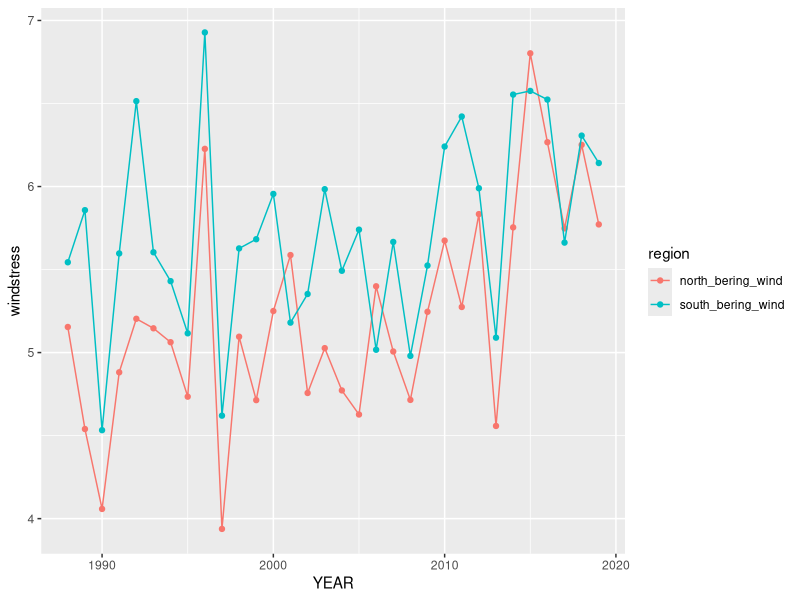
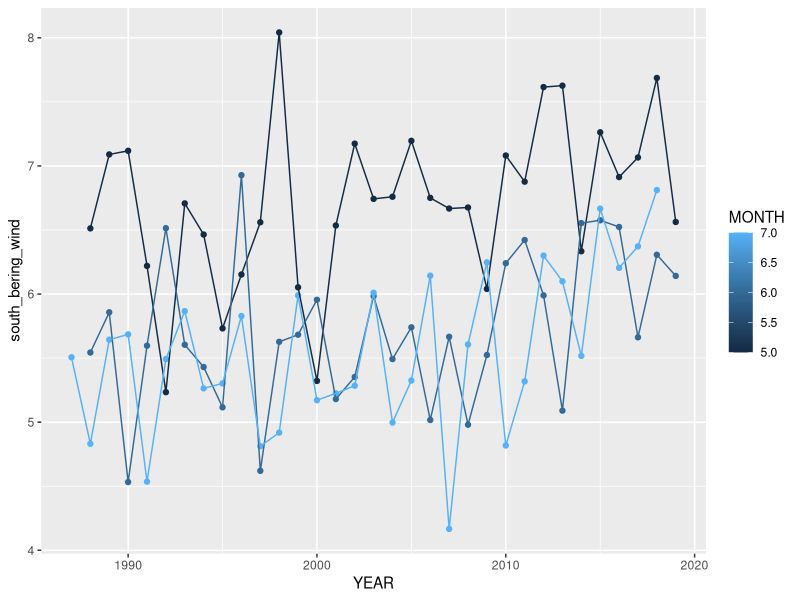
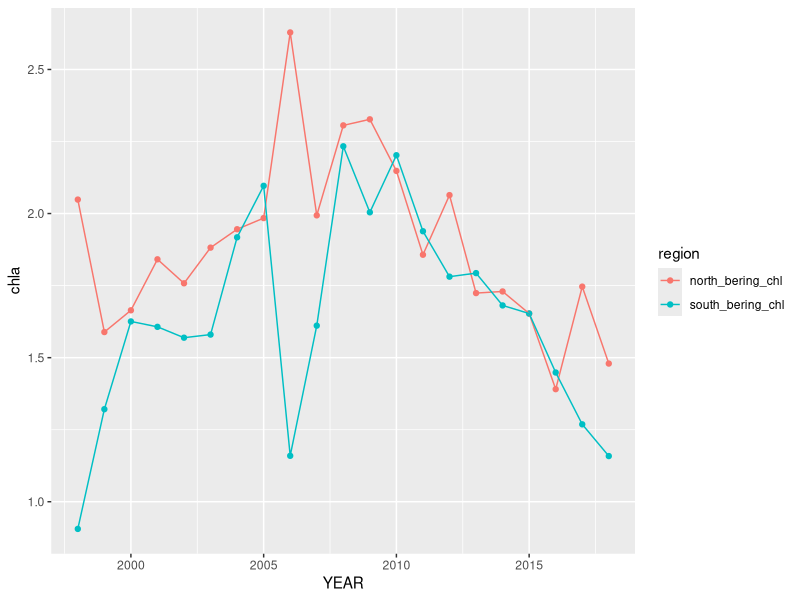
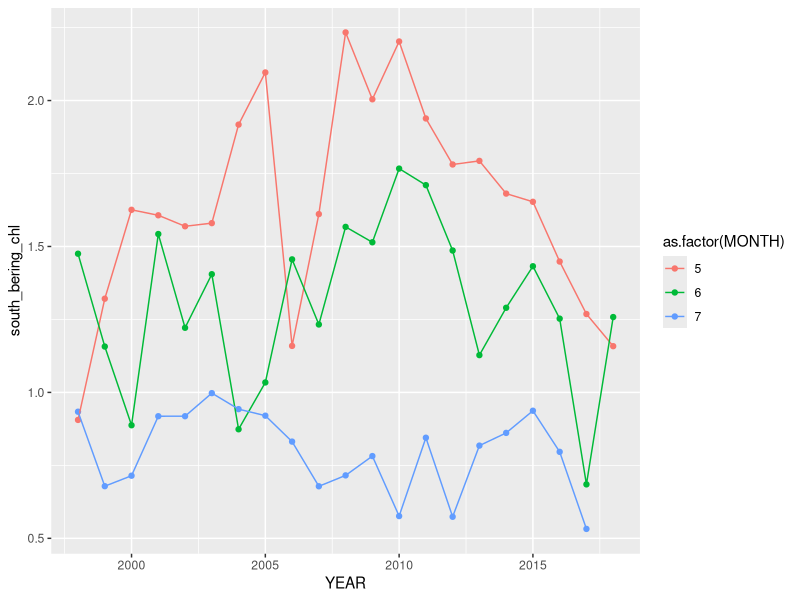

R code for these plots, in order: (Note: this script raises an error after producing the figures.)
# notes ----
# Generate wind stress and chl-a indices for RKC larval stages   

  #Wind stress data (1987-2019) is a product of NOAA Blended Winds and MetOp ASCAP sensors 
      #and is from NOAA NCEI/NOAA NESDIS. 
  #The chlorophyll product (1997-2018) is from MODIS Aqua, VIIRS, MERIS, and SeaWiFS sensors 
      #and is from the Ocean Colour Program, European Space Agency.


# Erin Fedewa
# last updated: 2020/4/25

# load ----
library(tidyverse)

# data ----

wind <- read_csv("./Data/Blended_WindStress.csv")
head(wind)
chl <- read_csv("./Data/ChlA_Merged.csv")
head(chl)

# data mgmt ---

#Avg June wind stress indicator *********************************
wind %>%
  select(YEAR, MONTH, north_bering_wind, south_bering_wind) %>%
  filter(MONTH == 6) %>%
  group_by(YEAR) -> Jwind
  

#Plots 

#June EBS vrs NBS
Jwind %>%
  pivot_longer(c(3:4), names_to = "region", values_to = "windstress") %>%
  ggplot(aes(x = YEAR, y = windstress, group = as.factor(region))) +
    geom_point(aes(colour = region)) +
    geom_line(aes(colour = region))
  #Overall similar trends though more wind stress on average in EBS than NBS

#EBS May/June/July wind stress 
wind %>%
  select(YEAR, MONTH, south_bering_wind) %>%
  filter(MONTH %in% c(5,6,7)) %>%
  ggplot(aes(x = YEAR, y = south_bering_wind, group = as.factor(MONTH))) +
   geom_point(aes(colour = MONTH)) +
   geom_line(aes(colour = MONTH))
  #Very different! Worth looking into May vrs June vrs July for RKC larvae 


#Avg May chla indicator *********************************
chl %>%
  select(YEAR, MONTH, north_bering_chl, south_bering_chl) %>%
  filter(MONTH == 5) %>%
  group_by(YEAR) -> Mchl


#Plots 

#June EBS vrs NBS
Mchl %>%
  pivot_longer(c(3:4), names_to = "region", values_to = "chla") %>%
  ggplot(aes(x = YEAR, y = chla, group = as.factor(region))) +
  geom_point(aes(colour = region)) +
  geom_line(aes(colour = region))
#Trends similar since 2010

#EBS May/June/July chlA 
chl %>%
  select(YEAR, MONTH, south_bering_chl) %>%
  filter(MONTH %in% c(5,6,7)) %>%
  ggplot(aes(x = YEAR, y = south_bering_chl, group = as.factor(MONTH))) +
  geom_point(aes(colour = as.factor(MONTH))) +
  geom_line(aes(colour = as.factor(MONTH)))
#May seems to best capture spring bloom and June to some extent 

# combine datasets now and save output
bind_rows(Jwind, Mchl) %>%
  write_csv("./Output/satellite_timeseries.csv")
